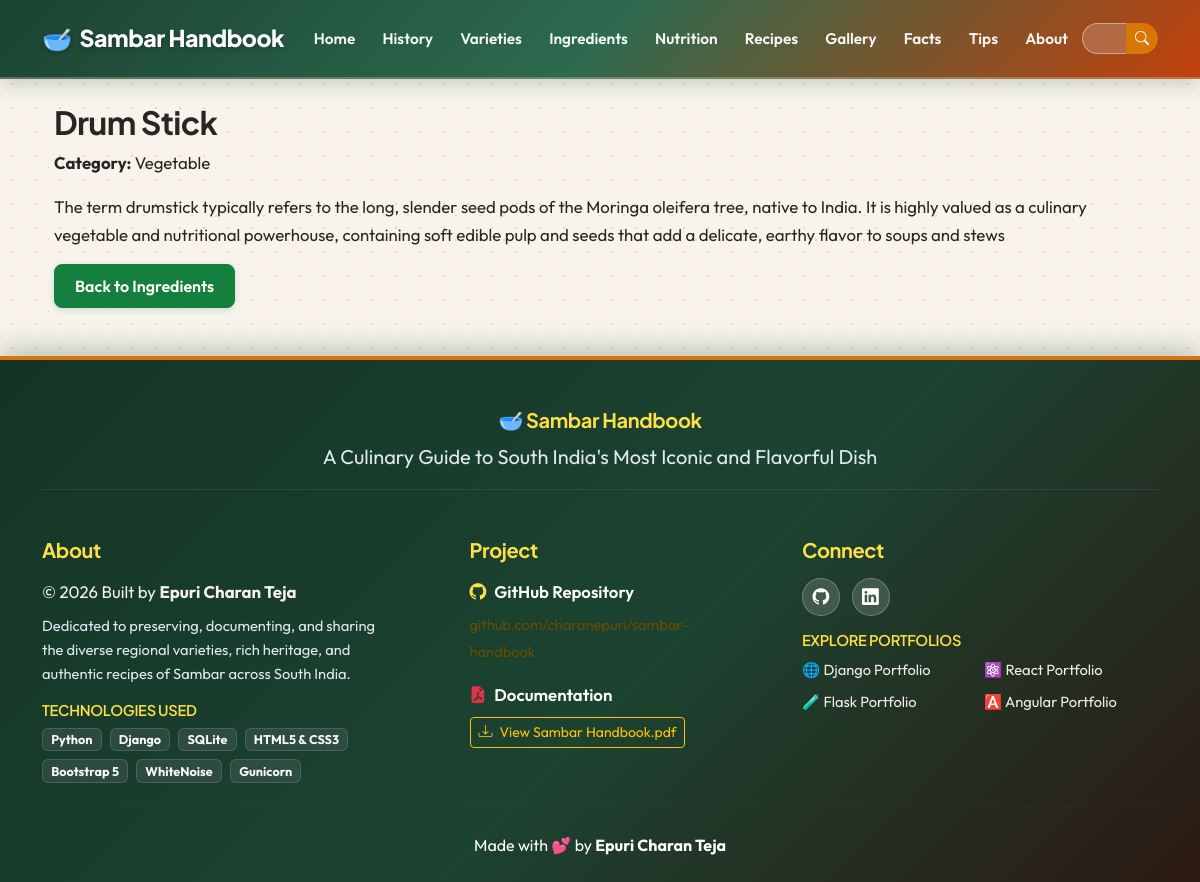
The page /ingredient/1/ on the database its author committed.
### handbook/models.py (models this page shows, shortened)
class Ingredient(models.Model):
    CATEGORY_CHOICES = [
        ('Lentil', 'Lentil'),
        ('Vegetable', 'Vegetable'),
        ('Spice', 'Spice'),
        ('Tempering', 'Tempering'),
        ('Garnish', 'Garnish'),
    ]
    name = models.CharField(max_length=100)
    category = models.CharField(
        max_length=50,
        choices=CATEGORY_CHOICES
    )
    description = models.TextField()
    image = models.ImageField(
        upload_to='ingredients/',
        blank=True,
        null=True
    )

### handbook/views.py (the view)
# urls.py: path('ingredient/<int:id>/', views.ingredient_detail, name='ingredient_detail'),
def ingredient_detail(request, id):
    ingredient = get_object_or_404(
        Ingredient,
        id=id
    )
    return render(
        request,
        'handbook/ingredient_detail.html',
        {
            'ingredient': ingredient
        }
    )

### handbook/templates/handbook/ingredient_detail.html (shortened to what this page needs)
{% extends 'handbook/base.html' %}
{% block content %}
<div class="container">
    <h2>
        {{ ingredient.name }}
    </h2>
    <p>
        <strong>Category:</strong>
        {{ ingredient.category }}
    </p>
    <p>
        {{ ingredient.description }}
    </p>
    <a href="{% url 'ingredients' %}"
       class="btn btn-success">
        Back to Ingredients
    </a>
</div>
{% endblock %}

### handbook/static/handbook/css/style.css (style rules this page uses)
:root { --primary: #c2410c; --primary-hover: #9a3412; --primary-light: #ffedd5; --secondary: #d97706; --accent: #15803d; --accent-hover: #166534; --accent-light: #dcfce7; --dark: #1c1917; --dark-surface: #292524; --light-bg: #f8f4ec; --card-bg: #ffffff; --text-main: #292524; --text-muted: #57534e; --border-color: #e7e0d3; --shadow-sm: 0 4px 12px rgba(41, 37, 36, 0.06); --shadow-md: 0 10px 25px rgba(41, 37, 36, 0.09); --shadow-lg: 0 20px 40px rgba(41, 37, 36, 0.13); --radius-sm: 8px; --radius-md: 14px; --radius-lg: 20px; --radius-pill: 50px; --font-heading: 'Plus Jakarta Sans', system-ui, -apple-system, sans-serif; --font-body: 'Outfit', system-ui, -apple-system, sans-serif; }
body { background-color: var(--light-bg) !important; background-image: radial-gradient(#e5d8c3 0.85px, transparent 0.85px), radial-gradient(#e5d8c3 0.85px, var(--light-bg) 0.85px) !important; background-size: 24px 24px !important; background-position: 0 0, 12px 12px !important; color: var(--text-main); font-family: var(--font-body); font-size: 1.05rem; line-height: 1.65; -webkit-font-smoothing: antialiased; min-height: 100vh; display: flex; flex-direction: column; }
h1, h2, h3, h4, h5, h6, .navbar-brand { font-family: var(--font-heading); font-weight: 700; color: var(--text-main); letter-spacing: -0.02em; }
.btn-success { background-color: var(--accent) !important; border-color: var(--accent) !important; color: #fff !important; font-weight: 600; border-radius: var(--radius-sm); padding: 0.55rem 1.25rem; box-shadow: 0 2px 6px rgba(21, 128, 61, 0.2); transition: all 0.2s ease; }

### rows shown on the page
Ingredient: name "Drum Stick", category "Vegetable", description "The term drumstick typically refers to the long, slender seed pods of the Moringa oleifera tree, native to India. It is highly valued as a culinary vegetable and nutritional powerhouse, containing soft edible pulp and seeds that add a delicate, earthy flavor to soups and stews"
